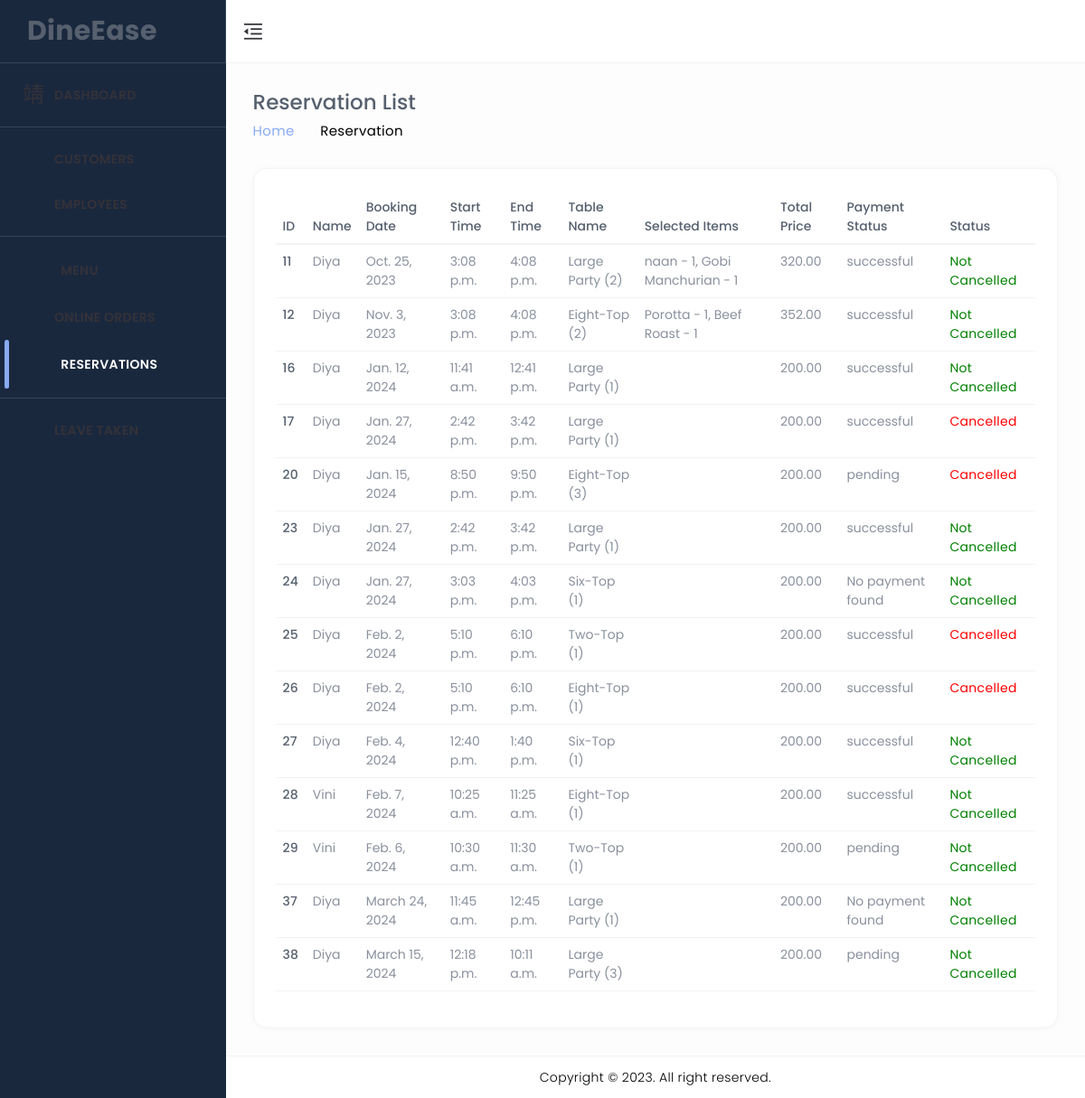
/ad_booking_lists/, run on the app's committed database.
### home/models.py (models this page shows, shortened)
class TableBooking(models.Model):
    name = models.ForeignKey(CustomUser, on_delete=models.CASCADE, related_name='bookings_by_name', null=True)
    phone = models.ForeignKey(CustomUser, on_delete=models.CASCADE, related_name='bookings_by_phone', null=True)
    email = models.ForeignKey(CustomUser, on_delete=models.CASCADE, related_name='bookings_by_email', null=True)
    TABLE_NAME_CHOICES = [
        ('Two-Top (1)', 'Two-Top (1)'),
        ('Two-Top (2)', 'Two-Top (2)'),
        ('Two-Top (3)', 'Two-Top (3)'),
        ('Four-Top (1)', 'Four-Top (1)'),
        ('Four-Top (2)', 'Four-Top (2)'),
        ('Four-Top (3)', 'Four-Top (3)'),
        ('Six-Top (1)', 'Six-Top (1)'),
        ('Six-Top (2)', 'Six-Top (2)'),
        ('Six-Top (3)', 'Six-Top (3)'),
        ('Eight-Top (1)', 'Eight-Top (1)'),
        ('Eight-Top (2)', 'Eight-Top (2)'),
        ('Eight-Top (3)', 'Eight-Top (3)'),
        ('Large Party (1)', 'Large Party (1)'),
        ('Large Party (2)', 'Large Party (2)'),
        ('Large Party (3)', 'Large Party (3)'),
    ]
    table_name = models.CharField(max_length=30, null=True, blank=True, choices=TABLE_NAME_CHOICES)
    date = models.DateField(null=True)
    start_time = models.TimeField(null=True)
    end_time = models.TimeField(null=True)
    status = models.BooleanField(default=False)
    del_status = models.BooleanField(default=False)
    selected_items = models.TextField(blank=True, null=True)
    total_price = models.DecimalField(max_digits=10, decimal_places=2, default=0)

class CustomUser(AbstractUser):
    CUSTOMER = 1
    EMPLOYEE = 2
    ROLE_CHOICE = (
        (CUSTOMER, 'CUSTOMER'),
        (EMPLOYEE, 'EMPLOYEE'),
    )
    username=None
    first_name = None
    last_name = None
    USERNAME_FIELD = 'email'
    name = models.CharField(max_length=50)
    email = models.EmailField(max_length=100, unique=True)
    phone = models.CharField(max_length=12, blank=True)
    password = models.CharField(max_length=128)
    role = models.IntegerField(choices=ROLE_CHOICE, blank=True, null=True,default='1')
    is_admin = models.BooleanField(default=False)
    is_staff = models.BooleanField(default=False)
    is_active = models.BooleanField(default=True)
    is_superadmin = models.BooleanField(default=False)
    REQUIRED_FIELDS = ['name', 'phone']
    objects = UserManager()

class Payment(models.Model):
    class PaymentStatusChoices(models.TextChoices):
        PENDING = 'pending', 'Pending'
        SUCCESSFUL = 'successful', 'Successful'
        FAILED = 'failed', 'Failed'
    user = models.ForeignKey(CustomUser, on_delete=models.CASCADE)  # Link the payment to a user
    razorpay_order_id = models.CharField(max_length=255)  # Razorpay order ID
    payment_id = models.CharField(max_length=255)  # Razorpay payment ID
    amount = models.DecimalField(max_digits=8, decimal_places=2)  # Amount paid
    currency = models.CharField(max_length=3)  # Currency code (e.g., "INR")
    timestamp = models.DateTimeField(auto_now_add=True)  # Timestamp of the payment
    payment_status = models.CharField(max_length=20, choices=PaymentStatusChoices.choices, default=PaymentStatusChoices.PENDING)
    billing_info = models.ForeignKey(BillingInformation, on_delete=models.CASCADE, null=True, blank=True)
    table_booking = models.ForeignKey(TableBooking, on_delete=models.CASCADE, related_name='payments', null=True, blank=True)
    class Meta:
        ordering = ['-timestamp']

### home/views.py (the view)
# urls.py: path('ad_booking_lists/', ad_booking_lists, name='ad_booking_lists'),
def ad_booking_lists(request):
    bookings = TableBooking.objects.all() # Retrieve all booking details and related payments
    return render(request, 'admin_dashboard/tbl_booking_list.html', {'bookings': bookings})

### templates/admin_dashboard/tbl_booking_list.html (shortened to what this page needs)
{% load static %}
<!DOCTYPE html>
<html lang="en" dir="ltr">
<head>
	<link href="{% static 'assets/css/materialdesignicons.min.css' %}" rel="stylesheet" />
	<link href="{% static 'assets/plugins/simplebar/simplebar.css' %}" rel="stylesheet" />
	<link href="{% static 'assets/plugins/data-tables/datatables.bootstrap5.min.css' %}" rel='stylesheet'>
	<link href="{% static 'assets/plugins/data-tables/responsive.datatables.min.css' %}" rel='stylesheet'>
	<link id="{% static 'style.css' %}" rel="stylesheet" href="{% static 'assets/css/style.css' %}" />
</head>
<body class="ec-header-fixed ec-sidebar-fixed ec-sidebar-dark ec-header-light" id="body">
	<div class="wrapper">
		<div class="ec-left-sidebar ec-bg-sidebar">
			<div id="sidebar" class="sidebar ec-sidebar-footer">
				<div class="ec-brand">
					<a href="admin_index ">
						<span class="ec-brand-name text-truncate">DineEase</span>
					</a>
				</div>
				<div class="ec-navigation" data-simplebar>
					<ul class="nav sidebar-inner" id="sidebar-menu">
						<li class="">
							<a class="sidenav-item-link" href="{% url 'admin_index' %}">
								<i class="mdi mdi-view-dashboard-outline"></i>
								<span class="nav-text">Dashboard</span>
							</a>
							<hr>
						</li>
						<li class="has-sub">
							<a class="sidenav-item-link" href="{% url 'user_list' %}">
								<i class="mdi mdi-account-multiple-outline"></i>
								<span class="nav-text">Customers</span>
							</a>
						</li>
						<li class="has-sub">
							<a class="sidenav-item-link" href="{% url 'emp_list' %}" id="Listemp">
								<i class="mdi mdi-account-multiple-outline"></i>
								<span class="nav-text">Employees</span>
							</a>
							<hr>
						</li>
						<li class="has-sub">
							<a class="sidenav-item-link" href="javascript:void(0)">
								<i class="mdi mdi-food mdi-36px"></i>&ensp;
								<span class="nav-text">Menu</span> <b class="caret"></b>
							</a>
						</li>
						<li class="has-sub">
							<a class="sidenav-item-link" href="{% url 'order_list' %}">
								<i class="mdi mdi-cart-outline mdi-34px"></i>
								<span class="nav-text">Online Orders</span>
							</a>
						</li>
						<li class="has-sub active">
							<a class="sidenav-item-link" href="{% url 'ad_booking_lists' %}">
								<i class="mdi mdi-food-variant mdi-36px"></i>&ensp;
								<span class="nav-text">Reservations</span>
							</a>
						</li>
						<hr>
						<li class="has-sub">
							<a class="sidenav-item-link" href="{% url 'empLeave_list' %}">
								<i class="mdi mdi-receipt"></i>
								<span class="nav-text">Leave Taken</span>
							</a>
						</li>
					</ul>
				</div>
			</div>
		</div>
		<div class="ec-page-wrapper">
			<header class="ec-main-header" id="header">
				<nav class="navbar navbar-static-top navbar-expand-lg">
					<button id="sidebar-toggler">
						<img src="assets/img/icons/clops.png" alt="">
					</button>
				</nav>
			</header>
			<div class="ec-content-wrapper">
				<div class="content">
					<div class="breadcrumb-wrapper breadcrumb-contacts">
						<div>
							<h1>Reservation List</h1>
							<p class="breadcrumbs"><span><a href="index.html">Home</a></span>
								<span><i class="mdi mdi-chevron-right"></i></span>Reservation
						</div>
					</div>
					<div class="row">
						<div class="col-xl-12 col-lg-12">
							<div class="ec-cat-list card card-default">
								<div class="card-body">
									<div class="table-responsive">
										<table id="responsive-data-table" class="table">
											<thead>
                                                <tr>
                                                    <th>ID</th>
                                                    <th>Name</th>
                                                    <th>Booking Date</th>
													<th>Start Time</th>
													<th>End Time</th>
													<th>Table Name</th>
													<th>Selected Items</th>
													<th>Total Price</th>
													<th>Payment Status</th>
                                                    <th>Status</th>
                                                </tr>
                                            </thead>
                                            <tbody>
												{% for booking in bookings %}
													<tr>
														<td>{{ booking.id }}</td>
														<td>{{ booking.name.name }}</td>
														<td>{{ booking.date }}</td>
														<td>{{ booking.start_time }}</td>
														<td>{{ booking.end_time }}</td>
														<td>{{ booking.table_name }}</td>
														<td>{{ booking.selected_items }}</td>
														<td>{{ booking.total_price }}</td>
														<td>
																{% for payment in booking.payments.all %}
																	{{ payment.payment_status }}
																{% empty %}
																	No payment found
																{% endfor %}
														</td>
														<td>
															{% if booking.status %}
															<span style="color: red;">Cancelled</span>
															{% else %}
																<span style="color: green;">Not Cancelled</span>
															{% endif %}
														</td>
													</tr>
												{% endfor %}
											</tbody>
										</table>
									</div>
								</div>
							</div>
						</div>
					</div>
				</div>
			</div>
			<footer class="footer mt-auto">
				<div class="copyright bg-white">
					<p>
						Copyright © 2023. All right reserved.
					  </p>
				</div>
			</footer>
		</div>
	</div>
</body>
</html>

### data on the page
TableBooking: id "11", name.name "Diya", date "Oct. 25, 2023", start_time "3:08 p.m.", end_time "4:08 p.m.", table_name "Large Party (2)", selected_items "naan - 1, Gobi Manchurian - 1", total_price "320.00", status "Not Cancelled"
Payment: payment_status "successful"
TableBooking: id "12", name.name "Diya", date "Nov. 3, 2023", start_time "3:08 p.m.", end_time "4:08 p.m.", table_name "Eight-Top (2)", selected_items "Porotta - 1, Beef Roast - 1", total_price "352.00", status "Not Cancelled"
Payment: payment_status "successful"
TableBooking: id "16", name.name "Diya", date "Jan. 12, 2024", start_time "11:41 a.m.", end_time "12:41 p.m.", table_name "Large Party (1)", total_price "200.00", status "Not Cancelled"
Payment: payment_status "successful"
TableBooking: id "17", name.name "Diya", date "Jan. 27, 2024", start_time "2:42 p.m.", end_time "3:42 p.m.", table_name "Large Party (1)", total_price "200.00", status "Cancelled"
Payment: payment_status "successful"
TableBooking: id "20", name.name "Diya", date "Jan. 15, 2024", start_time "8:50 p.m.", end_time "9:50 p.m.", table_name "Eight-Top (3)", total_price "200.00", status "Cancelled"
Payment: payment_status "pending"
TableBooking: id "23", name.name "Diya", date "Jan. 27, 2024", start_time "2:42 p.m.", end_time "3:42 p.m.", table_name "Large Party (1)", total_price "200.00", status "Not Cancelled"
Payment: payment_status "successful"
TableBooking: id "24", name.name "Diya", date "Jan. 27, 2024", start_time "3:03 p.m.", end_time "4:03 p.m.", table_name "Six-Top (1)", total_price "200.00", status "Not Cancelled"
TableBooking: id "25", name.name "Diya", date "Feb. 2, 2024", start_time "5:10 p.m.", end_time "6:10 p.m.", table_name "Two-Top (1)", total_price "200.00", status "Cancelled"
Payment: payment_status "successful"
TableBooking: id "26", name.name "Diya", date "Feb. 2, 2024", start_time "5:10 p.m.", end_time "6:10 p.m.", table_name "Eight-Top (1)", total_price "200.00", status "Cancelled"
Payment: payment_status "successful"
TableBooking: id "27", name.name "Diya", date "Feb. 4, 2024", start_time "12:40 p.m.", end_time "1:40 p.m.", table_name "Six-Top (1)", total_price "200.00", status "Not Cancelled"
Payment: payment_status "successful"
TableBooking: id "28", name.name "Vini", date "Feb. 7, 2024", start_time "10:25 a.m.", end_time "11:25 a.m.", table_name "Eight-Top (1)", total_price "200.00", status "Not Cancelled"
Payment: payment_status "successful"
TableBooking: id "29", name.name "Vini", date "Feb. 6, 2024", start_time "10:30 a.m.", end_time "11:30 a.m.", table_name "Two-Top (1)", total_price "200.00", status "Not Cancelled"
Payment: payment_status "pending"
TableBooking: id "37", name.name "Diya", date "March 24, 2024", start_time "11:45 a.m.", end_time "12:45 p.m.", table_name "Large Party (1)", total_price "200.00", status "Not Cancelled"
TableBooking: id "38", name.name "Diya", date "March 15, 2024", start_time "12:18 p.m.", end_time "10:11 a.m.", table_name "Large Party (3)", total_price "200.00", status "Not Cancelled"
Payment: payment_status "pending"
